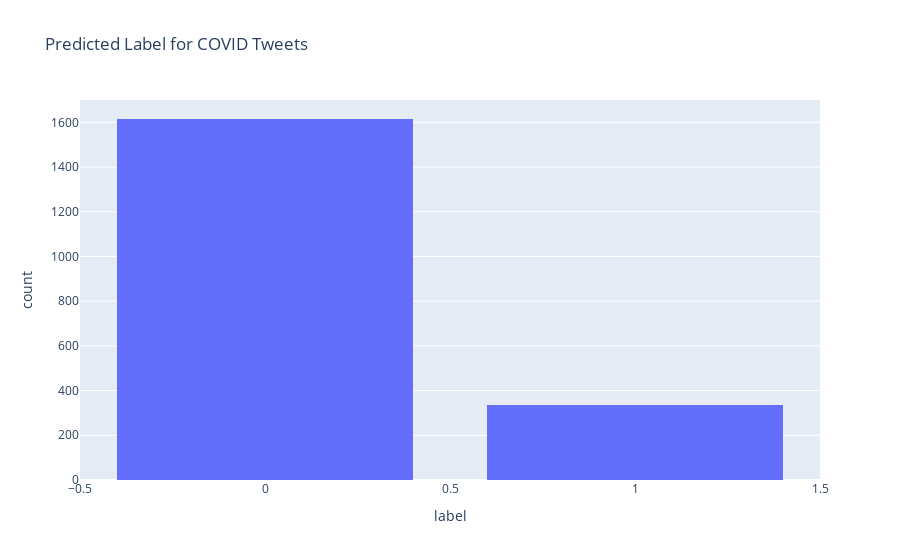

The notebook cell this image was saved under:
### Code cell
labeled_covid_fig = px.histogram(
    labeled_covid_df, x='label',
    title='Predicted Label for COVID Tweets'
)
labeled_covid_fig.update_layout(bargap=0.2)
offline.iplot(labeled_covid_fig)

### Figure 1 — Plotly figure (JSON) as saved in the notebook; plotly's stock layout.template omitted (floating-point values rounded to 4 significant figures; data arrays with more than 128 entries replaced by an {"elided": "..."} marker saying what was removed)
{"data": [{"alignmentgroup": "True", "bingroup": "x", "hovertemplate": "label=%{x}<br>count=%{y}<extra></extra>", "legendgroup": "", "marker": {"color": "#636efa", "pattern": {"shape": ""}}, "name": "", "offsetgroup": "", "orientation": "v", "showlegend": false, "type": "histogram", "x": {"elided": "1950 int values"}, "xaxis": "x", "yaxis": "y"}], "layout": {"bargap": 0.2, "barmode": "relative", "legend": {"tracegroupgap": 0}, "title": {"text": "Predicted Label for COVID Tweets"}, "xaxis": {"anchor": "y", "domain": [0, 1], "title": {"text": "label"}}, "yaxis": {"anchor": "x", "domain": [0, 1], "title": {"text": "count"}}}}
